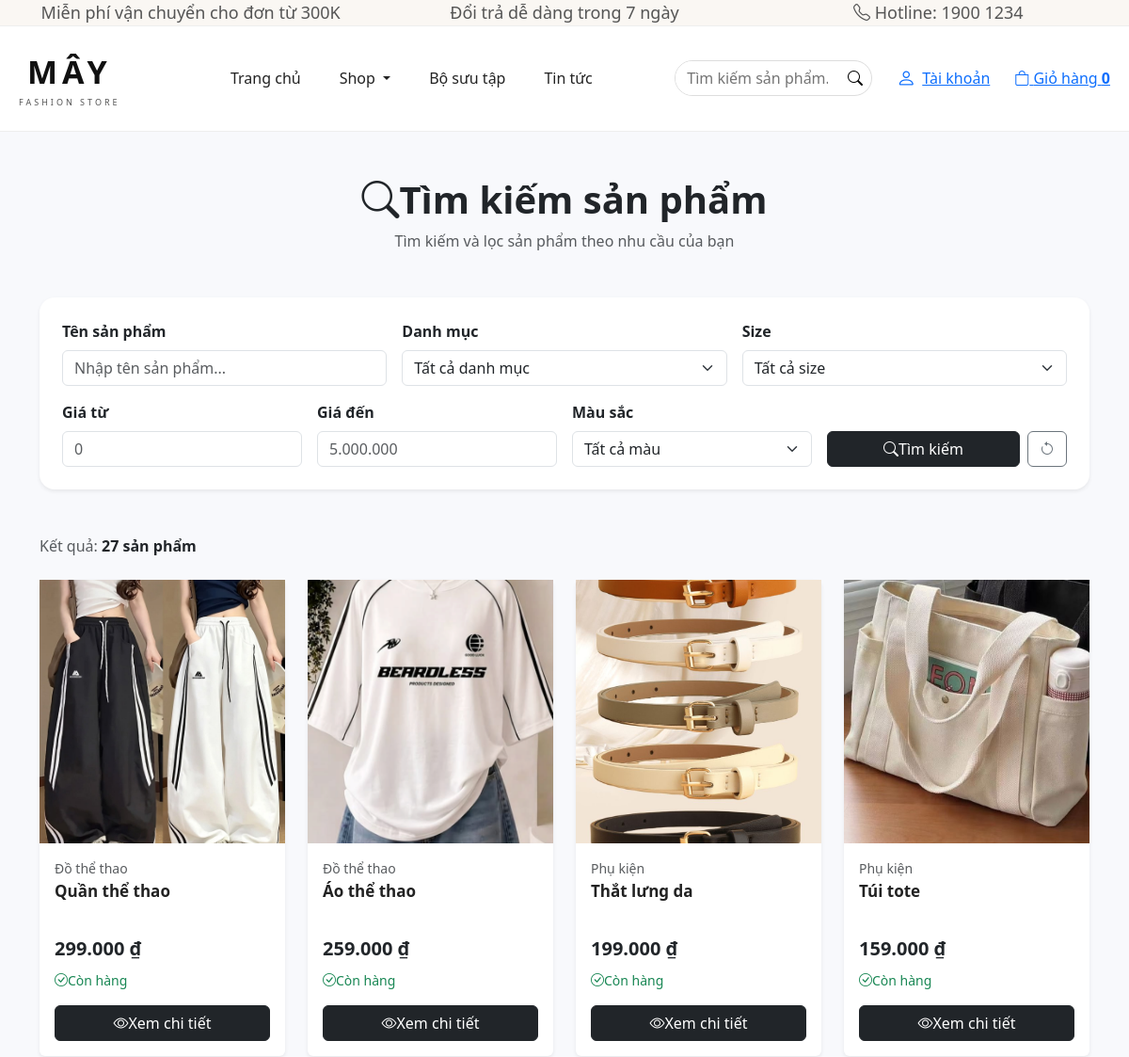
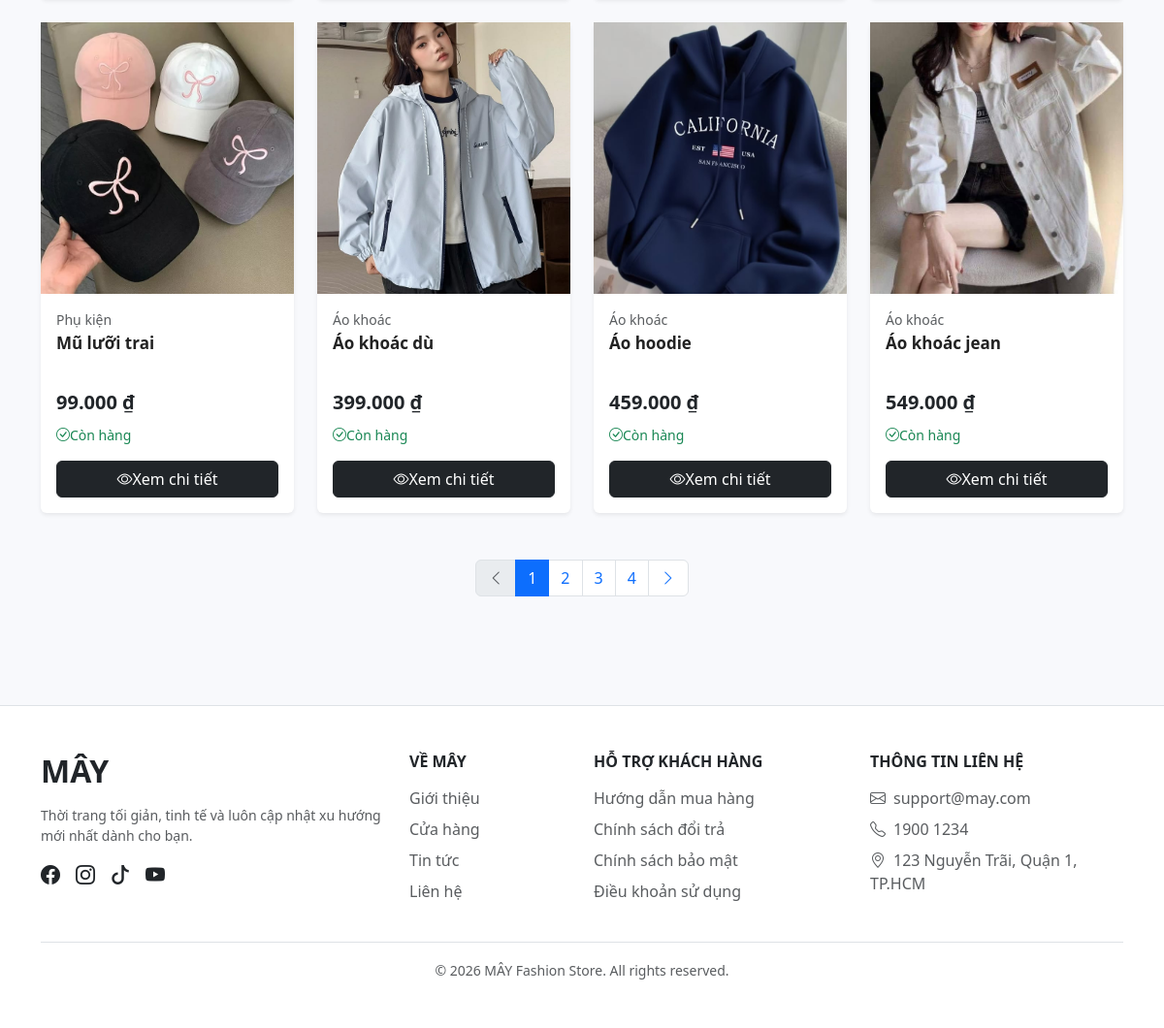
Page /fashion-store/search.php on the committed database (2 pictures, top to bottom).
### tables this page shows
CREATE TABLE products (
    id INT AUTO_INCREMENT PRIMARY KEY,
    category_id INT NOT NULL,
    name VARCHAR(200) NOT NULL,
    price DECIMAL(15,2) NOT NULL,
    description TEXT,
    quantity INT DEFAULT 0,
    main_image VARCHAR(255),
    status INT DEFAULT 1,
    created_at DATETIME DEFAULT CURRENT_TIMESTAMP,
    gender ENUM('male','female') NOT NULL DEFAULT 'female',
    FOREIGN KEY (category_id) REFERENCES categories(id)
);

CREATE TABLE categories (
    id INT AUTO_INCREMENT PRIMARY KEY,
    name VARCHAR(100) NOT NULL,
    description TEXT,
    status INT DEFAULT 1
);

### includes/filter.php (called while the page is built, shortened)
<?php
$conditions = ["p.status = 1"];
$params = [];
$types = "";
$search = '';
$min_price = isset($_GET['min_price'])
    ? (float)$_GET['min_price']
    : 0;
$max_price = isset($_GET['max_price'])
    ? (float)$_GET['max_price']
    : 0;
$where = " WHERE " . implode(" AND ", $conditions);

### includes/pagination.php (called while the page is built, shortened)
<?php
$limit = 8;
$page = isset($_GET['page']) ? (int)$_GET['page'] : 1;
$total_pages = (int)ceil($total_products / $limit);
$offset = ($page - 1) * $limit;

### fashion-store/search.php (the view, shortened to what this page needs)
<?php
require_once __DIR__ . '/../includes/database.php';
require_once __DIR__ . '/../includes/filter.php';
$count_sql = "
    SELECT COUNT(*) AS total
    FROM products p
    $where
";
$count_stmt = $conn->prepare($count_sql);
$count_stmt->execute();
$count_result = $count_stmt->get_result();
$total_products = (int)$count_result->fetch_assoc()['total'];
require_once __DIR__ . '/../includes/pagination.php';
$product_sql = "
    SELECT
        p.id,
        p.name,
        p.price,
        p.quantity,
        p.main_image,
        p.description,
        c.name AS category_name
    FROM products p
    LEFT JOIN categories c
        ON p.category_id = c.id
    $where
    ORDER BY p.created_at DESC, p.id DESC
    LIMIT ? OFFSET ?
";
$product_stmt = $conn->prepare($product_sql);
$product_params = $params;
$product_types = $types . "ii";
$product_params[] = $limit;
$product_params[] = $offset;
$product_stmt->bind_param(
    $product_types,
    ...$product_params
);
$product_stmt->execute();
$products = $product_stmt->get_result();
function buildPageUrl($page)
{
    $query = $_GET;
    $query['page'] = $page;
    return '?' . http_build_query($query);
}
require_once __DIR__ . '/../includes/header.php';
require_once __DIR__ . '/../includes/menu.php';
?>
<main>
    <section class="container py-5">
        <div class="text-center mb-5">
            <h1 class="fw-bold">
                <i class="bi bi-search"></i>Tìm kiếm sản phẩm
            </h1>
            <p class="text-muted mb-0">Tìm kiếm và lọc sản phẩm theo nhu cầu của bạn</p>
        </div>
        <div class="card border-0 shadow-sm rounded-4 mb-5">
            <div class="card-body p-4">
                <form method="GET" action="search.php">
                    <div class="row g-3">
                        <div class="col-md-4">
                            <label class="form-label fw-semibold">Tên sản phẩm</label>
                            <input
                                type="text"
                                name="q"
                                class="form-control"
                                placeholder="Nhập tên sản phẩm..."
                                value="<?= htmlspecialchars($search) ?>"
                            >
                        </div>
                        <div class="col-md-4">
                            <label class="form-label fw-semibold">Danh mục</label>
                            <select name="category" class="form-select">
                                <option value="0">Tất cả danh mục</option>
                            </select>
                        </div>
                        <div class="col-md-4">
                            <label class="form-label fw-semibold">Size</label>
                            <select name="size" class="form-select">
                                <option value="">Tất cả size</option>
                            </select>
                        </div>
                        <div class="col-md-3">
                            <label class="form-label fw-semibold">Giá từ</label>
                            <input
                                type="number"
                                name="min_price"
                                class="form-control"
                                placeholder="0"
                                min="0"
                                value="<?= $min_price > 0 ? $min_price : '' ?>"
                            >
                        </div>
                        <div class="col-md-3">
                            <label class="form-label fw-semibold">Giá đến</label>
                            <input
                                type="number"
                                name="max_price"
                                class="form-control"
                                placeholder="5.000.000"
                                min="0"
                                value="<?= $max_price > 0 ? $max_price : '' ?>"
                            >
                        </div>
                        <div class="col-md-3">
                            <label class="form-label fw-semibold">Màu sắc</label>
                            <select name="color" class="form-select">
                                <option value="">Tất cả màu</option>
                            </select>
                        </div>
                        <div class="col-md-3 d-flex align-items-end gap-2">
                            <button type="submit" class="btn btn-dark flex-grow-1">
                                <i class="bi bi-search"></i>Tìm kiếm
                            </button>
                            <a href="search.php" class="btn btn-outline-secondary" title="Xóa bộ lọc">
                                <i class="bi bi-arrow-counterclockwise"></i>
                            </a>
                        </div>
                    </div>
                </form>
            </div>
        </div>
        <div class="d-flex justify-content-between align-items-center mb-4">
            <div>
                <span class="text-muted">Kết quả:</span>
                <strong><?= $total_products ?> sản phẩm</strong>
            </div>
        </div>
        <div class="row g-4">
            <?php if ($products->num_rows > 0): ?>
                <?php while ($product = $products->fetch_assoc()): ?>
                    <div class="col-12 col-sm-6 col-md-4 col-lg-3">
                        <div class="card product-card border-0 shadow-sm h-100">
                            <?php if (!empty($product['main_image'])): ?>
                                <div class="product-image-wrapper" style="height:280px;">
                                    <img
                                        src="../uploads/products/<?= htmlspecialchars($product['main_image']) ?>"
                                        class="w-100 h-100 object-fit-cover"
                                        alt="<?= htmlspecialchars($product['name']) ?>"
                                    >
                                </div>
                            <?php else: ?>
                                <div class="bg-light d-flex align-items-center justify-content-center" style="height:280px;">
                                    <i class="bi bi-image fs-1 text-muted"></i>
                                </div>
                            <?php endif; ?>
                            <div class="card-body d-flex flex-column">
                                <div class="text-muted small mb-1">
                                    <?= htmlspecialchars(
                                        $product['category_name'] ?? 'Chưa phân loại'
                                    ) ?>
                                </div>
                                <h5 class="product-name fw-semibold mb-2"><?= htmlspecialchars($product['name']) ?></h5>
                                <div class="fw-bold fs-5 mb-2">
                                    <?= number_format($product['price'],0,',','.') ?> ₫
                                </div>
                                <?php if ((int)$product['quantity'] > 0): ?>
                                    <div class="text-success small mb-3">
                                        <i class="bi bi-check-circle"></i>Còn hàng
                                    </div>
                                <?php else: ?>
                                    <div class="text-danger small mb-3">
                                        <i class="bi bi-x-circle"></i>Hết hàng
                                    </div>
                                <?php endif; ?>
                                <a href="detail.php?id=<?= (int)$product['id'] ?>" class="btn btn-dark w-100 mt-auto">
                                    <i class="bi bi-eye"></i>Xem chi tiết
                                </a>
                            </div>
                        </div>
                    </div>
                <?php endwhile; ?>
            <?php endif; ?>
        </div>
        <?php if ($total_pages > 1): ?>
            <nav class="mt-5" aria-label="Phân trang sản phẩm">
                <ul class="pagination justify-content-center">
                    <li class="page-item <?= ($page <= 1) ? 'disabled' : '' ?>">
                        <?php if ($page > 1): ?>
                            <a class="page-link" href="<?= htmlspecialchars(buildPageUrl($page - 1)) ?>">
                                <i class="bi bi-chevron-left"></i>
                            </a>
                        <?php else: ?>
                            <span class="page-link"> <i class="bi bi-chevron-left"></i></span>
                        <?php endif; ?>
                    </li>
                    <?php for ($i = 1; $i <= $total_pages; $i++): ?>
                        <li class="page-item <?= ($i == $page) ? 'active' : '' ?>">
                            <a class="page-link" href="<?= htmlspecialchars(buildPageUrl($i)) ?>">
                                <?= $i ?>
                            </a>
                        </li>
                    <?php endfor; ?>
                    <li class="page-item <?= ($page >= $total_pages) ? 'disabled' : '' ?>">
                        <?php if ($page < $total_pages): ?>
                            <a class="page-link" href="<?= htmlspecialchars(buildPageUrl($page + 1)) ?>">
                                <i class="bi bi-chevron-right"></i>
                            </a>
                        <?php else: ?>
                            <span class="page-link"><i class="bi bi-chevron-right"></i></span>
                        <?php endif; ?>
                    </li>
                </ul>
            </nav>
        <?php endif; ?>
    </section>
</main>
<?php require_once __DIR__ . '/../includes/footer.php'; ?>

### assets/css/style.css (style rules this page uses)
body { background-color: #f8f9fc; font-family: 'Segoe UI', sans-serif; overflow-x: hidden; }
.product-card { background:#fff }
.product-image-wrapper { position:relative;width:100%;height:320px;overflow:hidden;background:#f8f8f8 }
.product-name { color:#222;font-size:17px;font-weight:600;min-height:48px;margin-bottom:10px }

### rows in the picture
products: main_image (picture), category.name "Đồ thể thao", name "Quần thể thao", price "299.000", quantity "Còn hàng"
products: main_image (picture), category.name "Đồ thể thao", name "Áo thể thao", price "259.000", quantity "Còn hàng"
products: main_image (picture), category.name "Phụ kiện", name "Thắt lưng da", price "199.000", quantity "Còn hàng"
products: main_image (picture), category.name "Phụ kiện", name "Túi tote", price "159.000", quantity "Còn hàng"
products: main_image (picture), category.name "Phụ kiện", name "Mũ lưỡi trai", price "99.000", quantity "Còn hàng"
products: main_image (picture), category.name "Áo khoác", name "Áo khoác dù", price "399.000", quantity "Còn hàng"
products: main_image (picture), category.name "Áo khoác", name "Áo hoodie", price "459.000", quantity "Còn hàng"
products: main_image (picture), category.name "Áo khoác", name "Áo khoác jean", price "549.000", quantity "Còn hàng"

### other values in the picture
$cart_count "0"
$total_products "27"
